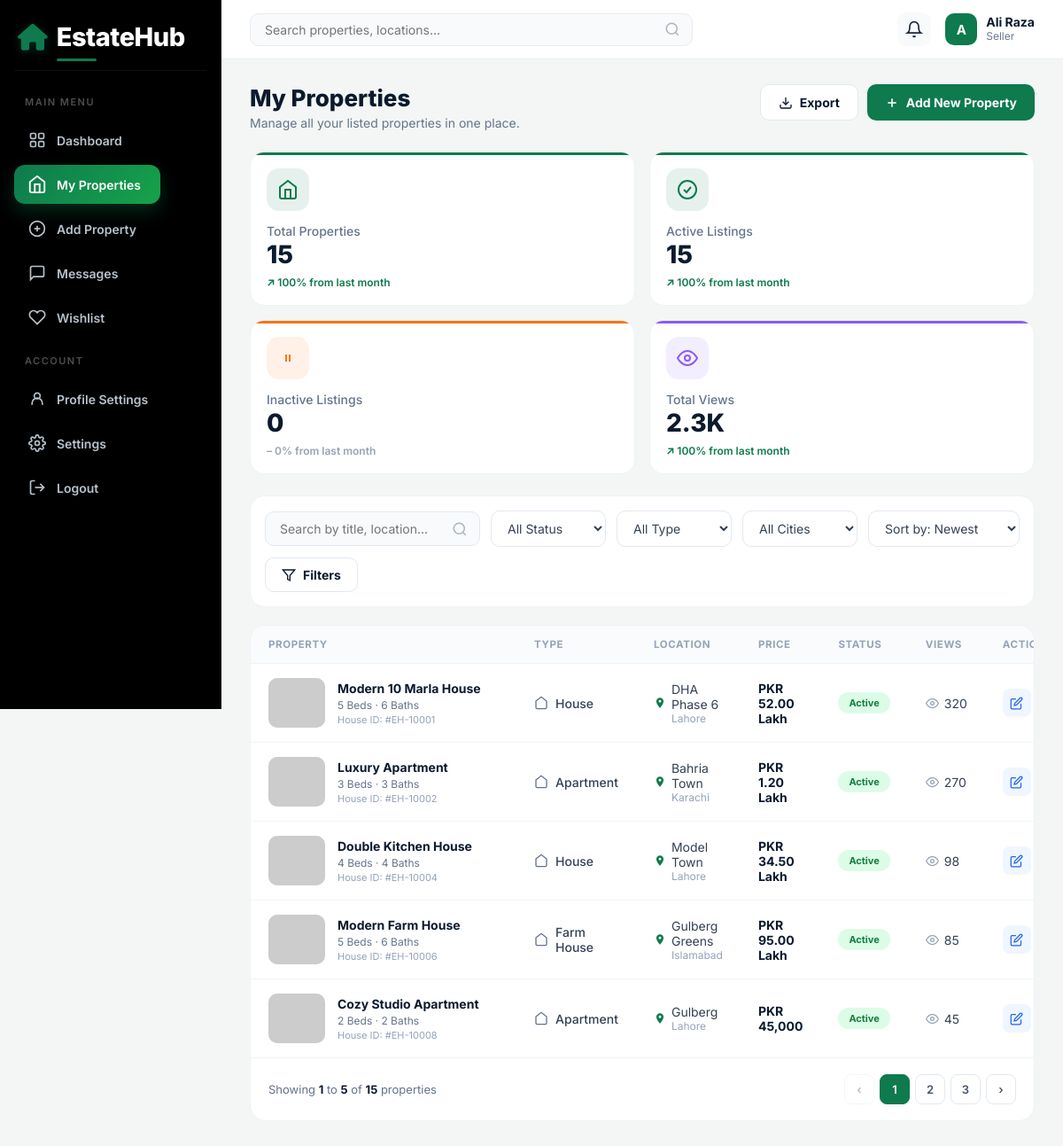
Page /my-properties.php (signed in) on the committed database.
### tables this page shows
CREATE TABLE properties (
    id INT AUTO_INCREMENT PRIMARY KEY,
    user_id INT NOT NULL,
    title VARCHAR(255) NOT NULL,
    description TEXT,
    property_type ENUM('House','Apartment','Plot','Commercial','Farm House','Portion','Villa','Penthouse') DEFAULT 'House',
    purpose ENUM('Sale','Rent') DEFAULT 'Sale',
    price DECIMAL(15,2) NOT NULL,
    location VARCHAR(255) NOT NULL,
    city VARCHAR(100) NOT NULL,
    area_size VARCHAR(50),
    bedrooms INT DEFAULT 0,
    bathrooms INT DEFAULT 0,
    image_main VARCHAR(255),
    images TEXT,
    status ENUM('Active','Pending','Sold','Rented') DEFAULT 'Active',
    views INT DEFAULT 0,
    featured BOOLEAN DEFAULT FALSE,
    created_at TIMESTAMP DEFAULT CURRENT_TIMESTAMP,
    updated_at TIMESTAMP DEFAULT CURRENT_TIMESTAMP ON UPDATE CURRENT_TIMESTAMP,
    FOREIGN KEY (user_id) REFERENCES users(id) ON DELETE CASCADE
);

### my-properties.php (the view, shortened to what the rows shown need)
<?php
require_once __DIR__ . '/includes/config.php';
$user_id   = $_SESSION['user_id'];
$search        = isset($_GET['search']) ? trim($_GET['search']) : '';
$status_filter = isset($_GET['status']) ? trim($_GET['status']) : '';
$type_filter   = isset($_GET['type']) ? trim($_GET['type']) : '';
$city_filter   = isset($_GET['city']) ? trim($_GET['city']) : '';
$where = "WHERE user_id = $user_id";
$order_by = "created_at DESC";
$per_page = 5;
$page     = isset($_GET['page']) ? max(1, (int)$_GET['page']) : 1;
$offset   = ($page - 1) * $per_page;
$properties = [];
$props_query = "SELECT * FROM properties $where ORDER BY $order_by LIMIT $per_page OFFSET $offset";
$props_result = mysqli_query($conn, $props_query);
if ($props_result) {
    while ($row = mysqli_fetch_assoc($props_result)) {
        $properties[] = $row;
    }
}
function format_price_pk($price) {
    $price = (float)$price;
    if ($price >= 10000000) {
        return 'PKR ' . number_format($price / 10000000, 2) . ' Crore';
    } elseif ($price >= 100000) {
        return 'PKR ' . number_format($price / 100000, 2) . ' Lakh';
    }
    return 'PKR ' . number_format($price);
}
?>
<!DOCTYPE html>
<html lang="en">
<head>
    <link rel="stylesheet" href="https://cdnjs.cloudflare.com/ajax/libs/font-awesome/6.5.1/css/all.min.css">
</head>
<body>
<div class="dashboard-wrapper">
    <div class="main-content">
        <div class="content-inner">
            <div class="page-header">
                <div>
                    <h1>My Properties</h1>
                </div>
            </div>
            <div class="table-card">
                <?php if (empty($properties)): ?>
                    <div class="empty-state">
                        <svg viewBox="0 0 24 24" fill="none" stroke="currentColor" stroke-width="1.5"><path d="M3 9l9-7 9 7v11a2 2 0 0 1-2 2H5a2 2 0 0 1-2-2z"/><polyline points="9 22 9 12 15 12 15 22"/></svg>
                        <p>No properties found<?php echo ($search || $status_filter || $type_filter || $city_filter) ? ' matching your filters' : ' yet'; ?>.</p>
                        <a href="add-property.php">Add your first property &rarr;</a>
                    </div>
                <?php else: ?>
                    <table>
                        <thead>
                            <tr>
                                <th>Property</th>
                                <th>Type</th>
                                <th>Location</th>
                                <th>Price</th>
                                <th>Status</th>
                                <th>Views</th>
                                <th>Actions</th>
                            </tr>
                        </thead>
                        <tbody>
                            <?php foreach ($properties as $p):
                                $status     = $p['status'] ?? 'Active';
                                $status_cls = 'status-' . strtolower($status);
                                $loc        = $p['location'] ?? '';
                                $city       = $p['city'] ?? '';
                                $img        = $p['featured_image'] ?? ($p['image'] ?? '');
                                $prop_type  = $p['property_type'] ?? ($p['type'] ?? '—');
                                $house_id   = 'EH-' . (10000 + (int)$p['id']);
                                $beds       = $p['bedrooms'] ?? null;
                                $baths      = $p['bathrooms'] ?? null;
                            ?>
                                <tr>
                                    <td>
                                        <div class="prop-cell">
                                            <img class="prop-thumb" src="<?php echo !empty($img) ? htmlspecialchars($img) : 'assets/images/property-placeholder.jpg'; ?>" alt="<?php echo htmlspecialchars($p['title']); ?>" onerror="this.src='https://via.placeholder.com/64x56?text=No+Image'">
                                            <div class="prop-info">
                                                <h4><?php echo htmlspecialchars($p['title']); ?></h4>
                                                <div class="meta">
                                                    <?php
                                                        $parts = [];
                                                        if (!is_null($beds))  $parts[] = $beds . ' Beds';
                                                        if (!is_null($baths)) $parts[] = $baths . ' Baths';
                                                        echo $parts ? implode(' &middot; ', $parts) : '&mdash;';
                                                    ?>
                                                </div>
                                                <div class="prop-id">House ID: #<?php echo htmlspecialchars($house_id); ?></div>
                                            </div>
                                        </div>
                                    </td>
                                    <td>
                                        <div class="type-cell">
                                            <svg viewBox="0 0 24 24" fill="none" stroke="currentColor" stroke-width="2"><path d="M3 9l9-7 9 7v11a2 2 0 0 1-2 2H5a2 2 0 0 1-2-2z"/></svg>
                                            <?php echo htmlspecialchars($prop_type); ?>
                                        </div>
                                    </td>
                                    <td>
                                        <div class="loc-cell">
                                            <svg viewBox="0 0 24 24" fill="currentColor"><path d="M12 2C8.13 2 5 5.13 5 9c0 5.25 7 13 7 13s7-7.75 7-13c0-3.87-3.13-7-7-7zm0 9.5A2.5 2.5 0 1 1 12 6.5a2.5 2.5 0 0 1 0 5z"/></svg>
                                            <div>
                                                <?php echo htmlspecialchars($loc); ?>
                                                <?php if ($city): ?><div class="city"><?php echo htmlspecialchars($city); ?></div><?php endif; ?>
                                            </div>
                                        </div>
                                    </td>
                                    <td class="price-cell"><?php echo format_price_pk($p['price']); ?></td>
                                    <td><span class="status-badge <?php echo $status_cls; ?>"><?php echo htmlspecialchars($status); ?></span></td>
                                    <td>
                                        <div class="views-cell">
                                            <svg viewBox="0 0 24 24" fill="none" stroke="currentColor" stroke-width="2"><path d="M1 12s4-8 11-8 11 8 11 8-4 8-11 8-11-8-11-8z"/><circle cx="12" cy="12" r="3"/></svg>
                                            <?php echo number_format((int)($p['views'] ?? 0)); ?>
                                        </div>
                                    </td>
                                    <td>
                                        <div class="actions-cell">
                                            <a href="edit-property.php?id=<?php echo $p['id']; ?>" class="action-btn action-edit" title="Edit">
                                                <svg viewBox="0 0 24 24" fill="none" stroke="currentColor" stroke-width="2"><path d="M11 4H4a2 2 0 0 0-2 2v14a2 2 0 0 0 2 2h14a2 2 0 0 0 2-2v-7"/><path d="M18.5 2.5a2.12 2.12 0 0 1 3 3L12 15l-4 1 1-4z"/></svg>
                                            </a>
                                        </div>
                                    </td>
                                </tr>
                            <?php endforeach; ?>
                        </tbody>
                    </table>
                <?php endif; ?>
            </div>
        </div>
    </div>
</div>
</body>
</html>

### rows in the picture
properties: title "Modern 10 Marla House", parts "5 Beds · 6 Baths", id "EH-10001", property_type "House", location "DHA Phase 6", city "Lahore", price "PKR 52.00 Lakh", status "Active", views "320"
properties: title "Luxury Apartment", parts "3 Beds · 3 Baths", id "EH-10002", property_type "Apartment", location "Bahria Town", city "Karachi", price "PKR 1.20 Lakh", status "Active", views "270"
properties: title "Double Kitchen House", parts "4 Beds · 4 Baths", id "EH-10004", property_type "House", location "Model Town", city "Lahore", price "PKR 34.50 Lakh", status "Active", views "98"
properties: title "Modern Farm House", parts "5 Beds · 6 Baths", id "EH-10006", property_type "Farm House", location "Gulberg Greens", city "Islamabad", price "PKR 95.00 Lakh", status "Active", views "85"
properties: title "Cozy Studio Apartment", parts "2 Beds · 2 Baths", id "EH-10008", property_type "Apartment", location "Gulberg", city "Lahore", price "PKR 45,000", status "Active", views "45"

### other values in the picture
substr($user_name, 0, 1) "A"
$user_name "Ali Raza"
$total_properties "15"
abs($properties_growth) "100"
$active_properties "15"
abs($active_growth) "100"
$inactive_properties "0"
abs($inactive_growth) "0"
$total_views / 1000 "2.3"
abs($views_growth) "100"
$offset + 1 "1"
min($offset + $per_page, $total_results) "5"
$total_results "15"
